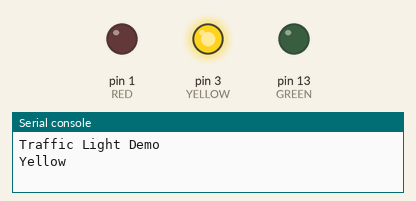
A program run on a simulated MicroPython board. On the bench: output pins drawn as LEDs (lit = HIGH), the last lines printed to the serial console.

Above: at 0.5 s.
At 1.5 s:
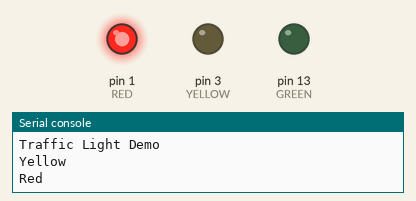
At 3.5 s:
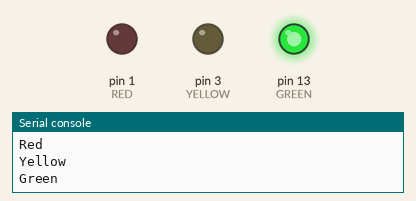
Timing chart, 0 to 5.2 s (numbered marks = the images above):
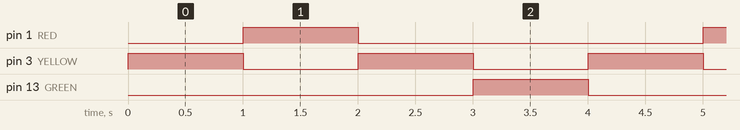

Measured:
- by itself, pin 1 (RED), pin 13 (GREEN): alternates HIGH for 1.0 s and LOW for 3.0 s
- by itself, pin 3 (YELLOW): alternates HIGH for 1.0 s and LOW for 1.0 s
- by itself, everything shown: repeats every 4.0 s, in 4 steps

The program:

trafficlight.py
```python
from machine import Pin
from utime import sleep

# Global Variables
# Define pins
RED = Pin(1, Pin.OUT)
GREEN = Pin(13, Pin.OUT)
YELLOW = Pin(3, Pin.OUT)

def TurnYellow():
    RED.value(0)
    YELLOW.value(1)
    GREEN.value(0)
    print("Yellow")
    sleep(1)

def TurnRed():
    TurnYellow()

    RED.value(1)
    YELLOW.value(0)
    GREEN.value(0)
    print("Red")
    sleep(1)

def TurnGreen():
    TurnYellow()

    RED.value(0)
    YELLOW.value(0)
    GREEN.value(1)
    print("Green")
    sleep(1)


print("Traffic Light Demo")


while True:
    TurnRed()
    TurnGreen()

    
```
